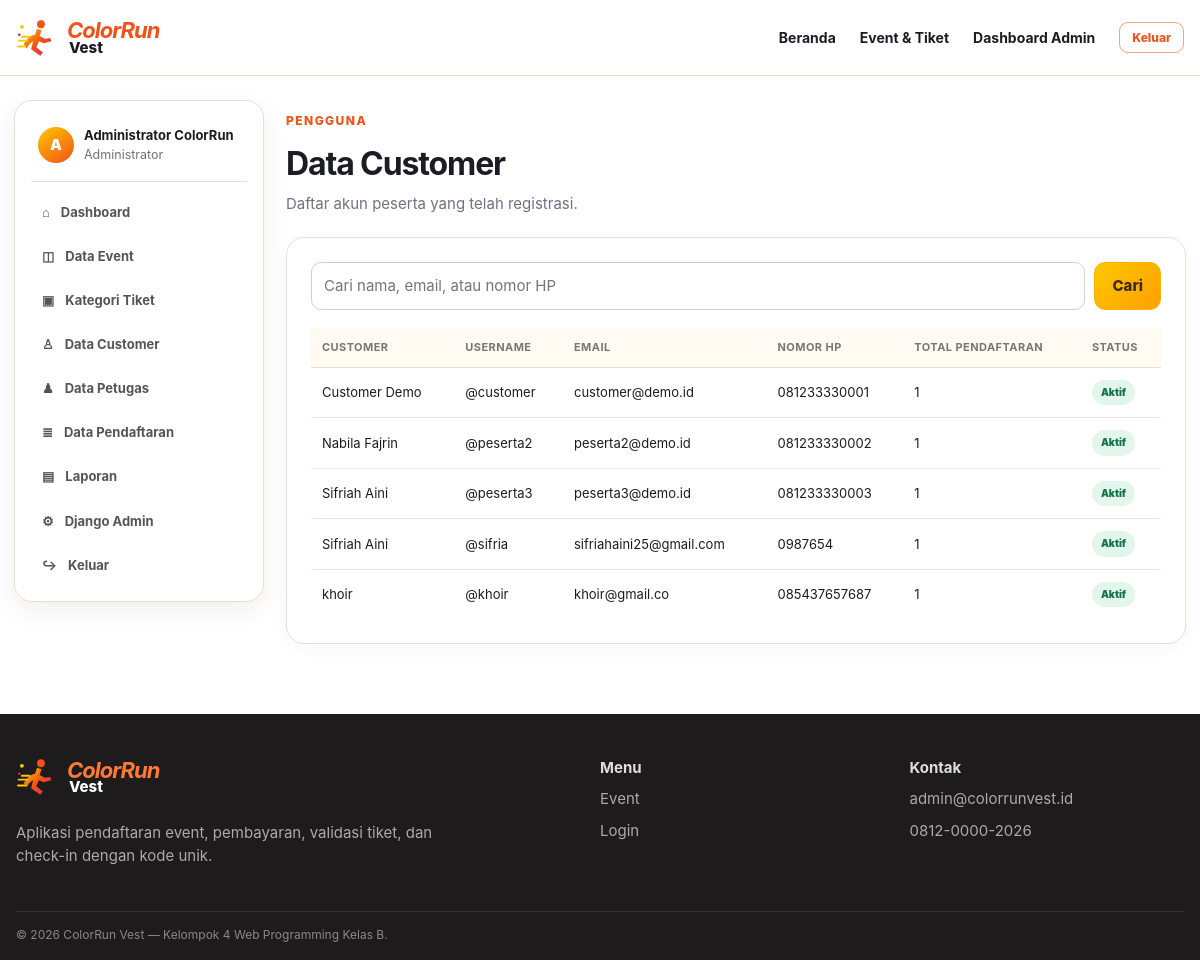
The app's page /administrator/customer/ (signed in) with its own data.
### customer/models.py (models this page shows, shortened)
class Customer(models.Model):
    class JenisKelamin(models.TextChoices):
        LAKI_LAKI = "L", "Laki-laki"
        PEREMPUAN = "P", "Perempuan"
    user = models.OneToOneField(
        settings.AUTH_USER_MODEL, on_delete=models.CASCADE, related_name="customer_profile"
    )
    nama_lengkap = models.CharField(max_length=150)
    nomor_hp = models.CharField(max_length=20)
    tanggal_lahir = models.DateField(blank=True, null=True)
    jenis_kelamin = models.CharField(max_length=1, choices=JenisKelamin.choices, blank=True)
    alamat = models.TextField(blank=True)
    foto = models.ImageField(upload_to="profil/customer/", blank=True, null=True)
    aktif = models.BooleanField(default=True)
    dibuat_pada = models.DateTimeField(auto_now_add=True)
    diperbarui_pada = models.DateTimeField(auto_now=True)
    class Meta:
        verbose_name = "Customer"
        verbose_name_plural = "Customer"
        ordering = ["nama_lengkap"]

### administrator/models.py (models this page shows, shortened)
class PengaturanSistem(models.Model):
    nama_aplikasi = models.CharField(max_length=150, default="ColorRun Vest")
    nama_penyelenggara = models.CharField(max_length=150, blank=True)
    logo_event = models.ImageField(upload_to="pengaturan/logo/", blank=True, null=True)
    banner = models.ImageField(upload_to="pengaturan/banner/", blank=True, null=True)
    nama_bank = models.CharField(max_length=100, blank=True)
    nomor_rekening = models.CharField(max_length=50, blank=True)
    atas_nama_rekening = models.CharField(max_length=150, blank=True)
    qris = models.ImageField(upload_to="pengaturan/qris/", blank=True, null=True)
    email_admin = models.EmailField(blank=True)
    nomor_whatsapp = models.CharField(max_length=20, blank=True)
    instagram = models.URLField(blank=True)
    tiktok = models.URLField(blank=True)
    facebook = models.URLField(blank=True)
    alamat = models.TextField(blank=True)
    diperbarui_oleh = models.ForeignKey(
        settings.AUTH_USER_MODEL, on_delete=models.SET_NULL, null=True, blank=True,
        related_name="pengaturan_diperbarui",
    )
    diperbarui_pada = models.DateTimeField(auto_now=True)
    class Meta:
        verbose_name = "Pengaturan Sistem"
        verbose_name_plural = "Pengaturan Sistem"

### administrator/views.py (the view)
# urls.py: path("customer/", views.customer_list, name="administrator_customer_list"),
@role_required("administrator")
def customer_list(request):
    query = request.GET.get("q", "").strip()
    customers = Customer.objects.select_related("user").annotate(total_daftar=Count("pendaftaran"))
    if query:
        customers = customers.filter(Q(nama_lengkap__icontains=query) | Q(user__email__icontains=query) | Q(nomor_hp__icontains=query))
    return render(request, "administrator/customer_list.html", {"customers": customers, "query": query})

### colorrun/context_processors.py (called while the page is built)
def global_context(request):
    from administrator.models import PengaturanSistem
    pengaturan = PengaturanSistem.objects.first()
    return {
        "current_role": get_user_role(request.user),
        "pengaturan_sistem": pengaturan,
    }

### colorrun/utils.py (called while the page is built, shortened)
def get_user_role(user):
    if not getattr(user, "is_authenticated", False):
        return "guest"
    if user.is_superuser or hasattr(user, "administrator_profile"):
        return "administrator"
    if hasattr(user, "petugas_profile"):
        return "petugas"
    if hasattr(user, "customer_profile"):
        return "customer"
    return "unknown"

def role_required(*allowed_roles):
    def decorator(view_func):
        @wraps(view_func)
        def wrapped(request, *args, **kwargs):
            if not request.user.is_authenticated:
                return redirect(f"/login/?next={request.get_full_path()}")
            role = get_user_role(request.user)
            return view_func(request, *args, **kwargs)
        return wrapped
    return decorator

### templates/administrator/customer_list.html
{% extends 'base.html' %}{% block title %}Data Customer{% endblock %}{% block content %}<div class="dashboard-shell container-wide">{% include 'partials/sidebar_admin.html' %}<section class="dashboard-content"><div class="dashboard-heading"><div><span class="eyebrow">Pengguna</span><h1>Data Customer</h1><p>Daftar akun peserta yang telah registrasi.</p></div></div><div class="panel"><form class="filter-bar" method="get"><input class="form-control" name="q" value="{{ query }}" placeholder="Cari nama, email, atau nomor HP"><button class="btn btn-primary">Cari</button></form><div class="table-wrap"><table><thead><tr><th>Customer</th><th>Username</th><th>Email</th><th>Nomor HP</th><th>Total Pendaftaran</th><th>Status</th></tr></thead><tbody>{% for item in customers %}<tr><td>{{ item.nama_lengkap }}</td><td>@{{ item.user.username }}</td><td>{{ item.user.email }}</td><td>{{ item.nomor_hp }}</td><td>{{ item.total_daftar }}</td><td>{% if item.aktif %}<span class="badge badge-success">Aktif</span>{% else %}<span class="badge badge-danger">Nonaktif</span>{% endif %}</td></tr>{% empty %}<tr><td colspan="6"><div class="empty-state small">Customer tidak ditemukan.</div></td></tr>{% endfor %}</tbody></table></div></div></section></div>{% endblock %}

### templates/base.html (shortened to what this page needs)
{% load static colorrun_tags %}
<!DOCTYPE html>
<html lang="id">
<head>
    <link rel="stylesheet" href="{% static 'css/app.css' %}">
</head>
<body class="{% block body_class %}{% endblock %}">
<header class="topbar">
    <div class="container topbar-inner">
        <a class="brand" href="{% url 'home' %}" aria-label="ColorRun Vest">
            <img src="{% static 'img/logo-mark.svg' %}" alt="" width="42" height="42">
            <span><strong>ColorRun</strong><small>Vest</small></span>
        </a>
        <nav class="topnav" data-nav>
            <a href="{% url 'home' %}">Beranda</a>
            <a href="{% url 'event_list' %}">Event & Tiket</a>
            {% if current_role == 'customer' %}
                <a href="{% url 'customer_dashboard' %}">Dashboard</a>
                <a href="{% url 'profile' %}">Profil</a>
                <a class="btn btn-sm btn-outline" href="{% url 'logout' %}">Keluar</a>
            {% elif current_role == 'petugas' %}
                <a href="{% url 'petugas_dashboard' %}">Dashboard Petugas</a>
                <a class="btn btn-sm btn-outline" href="{% url 'logout' %}">Keluar</a>
            {% elif current_role == 'administrator' %}
                <a href="{% url 'administrator_dashboard' %}">Dashboard Admin</a>
                <a class="btn btn-sm btn-outline" href="{% url 'logout' %}">Keluar</a>
            {% else %}
                <a href="{% url 'login' %}">Masuk</a>
                <a class="btn btn-sm btn-primary" href="{% url 'register' %}">Daftar</a>
            {% endif %}
        </nav>
    </div>
</header>
<main>{% block content %}{% endblock %}</main>
<footer class="footer">
    <div class="container footer-grid">
        <div>
            <div class="brand footer-brand"><img src="{% static 'img/logo-mark.svg' %}" alt=""><span><strong>ColorRun</strong><small>Vest</small></span></div>
            <p>Aplikasi pendaftaran event, pembayaran, validasi tiket, dan check-in dengan kode unik.</p>
        </div>
        <div><strong>Menu</strong><a href="{% url 'event_list' %}">Event</a><a href="{% url 'login' %}">Login</a></div>
        <div><strong>Kontak</strong><span>{{ pengaturan_sistem.email_admin|default:'admin@colorrunvest.id' }}</span><span>{{ pengaturan_sistem.nomor_whatsapp|default:'0812-0000-2026' }}</span></div>
    </div>
    <div class="container footer-bottom">© 2026 ColorRun Vest — Kelompok 4 Web Programming Kelas B.</div>
</footer>
</body>
</html>

### templates/partials/sidebar_admin.html
<aside class="sidebar">
    <div class="sidebar-user"><span class="avatar">A</span><div><strong>{{ request.user.first_name|default:request.user.username }}</strong><small>Administrator</small></div></div>
    <nav>
        <a href="{% url 'administrator_dashboard' %}">⌂ <span>Dashboard</span></a>
        <a href="{% url 'administrator_event_list' %}">◫ <span>Data Event</span></a>
        <a href="{% url 'administrator_kategori_list' %}">▣ <span>Kategori Tiket</span></a>
        <a href="{% url 'administrator_customer_list' %}">♙ <span>Data Customer</span></a>
        <a href="{% url 'administrator_petugas_list' %}">♟ <span>Data Petugas</span></a>
        <a href="{% url 'administrator_pendaftaran_list' %}">≣ <span>Data Pendaftaran</span></a>
        <a href="{% url 'administrator_laporan' %}">▤ <span>Laporan</span></a>
        <a href="/admin/">⚙ <span>Django Admin</span></a>
        <a href="{% url 'logout' %}">↪ <span>Keluar</span></a>
    </nav>
</aside>

### records on screen
Customer: nama_lengkap "Customer Demo", user.username "customer", user.email "customer@demo.id", nomor_hp "081233330001", total_daftar "1", aktif "Aktif"
Customer: nama_lengkap "Nabila Fajrin", user.username "peserta2", user.email "peserta2@demo.id", nomor_hp "081233330002", total_daftar "1", aktif "Aktif"
Customer: nama_lengkap "Sifriah Aini", user.username "peserta3", user.email "peserta3@demo.id", nomor_hp "081233330003", total_daftar "1", aktif "Aktif"
Customer: nama_lengkap "Sifriah Aini", user.username "sifria", user.email "sifriahaini25@gmail.com", nomor_hp "0987654", total_daftar "1", aktif "Aktif"
Customer: nama_lengkap "khoir", user.username "khoir", user.email "khoir@gmail.co", nomor_hp "085437657687", total_daftar "1", aktif "Aktif"
PengaturanSistem: email_admin "admin@colorrunvest.id", nomor_whatsapp "0812-0000-2026"

### other values on screen
{{ request.user.first_name|default:request.user.username }} "Administrator ColorRun"
